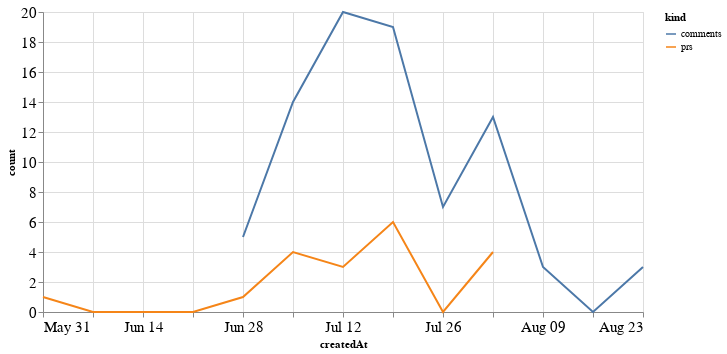

Here is the notebook cell this chart was saved with:
### Code cell
alt.Chart(total_time, width=600).mark_line().encode(
    x='createdAt',
    y='count',
    color='kind'
)

### Figure 1 — Vega-Lite specification as saved in the notebook (floating-point values rounded to 4 significant figures)
{"config": {"axisLeft": {"labelFontSize": 15}, "axisBottom": {"labelFontSize": 15}}, "data": {"name": "data-bb36aa78132310e646316fb3689d0302"}, "mark": "line", "encoding": {"color": {"type": "nominal", "field": "kind"}, "x": {"type": "temporal", "field": "createdAt"}, "y": {"type": "quantitative", "field": "count"}}, "width": 600, "$schema": "https://vega.github.io/schema/vega-lite/v4.8.1.json", "datasets": {"data-bb36aa78132310e646316fb3689d0302": [{"createdAt": "2020-05-31T00:00:00", "kind": "prs", "count": 1.0}, {"createdAt": "2020-06-07T00:00:00", "kind": "prs", "count": 0.0}, {"createdAt": "2020-06-14T00:00:00", "kind": "prs", "count": 0.0}, {"createdAt": "2020-06-21T00:00:00", "kind": "prs", "count": 0.0}, {"createdAt": "2020-06-28T00:00:00", "kind": "prs", "count": 1.0}, {"createdAt": "2020-07-05T00:00:00", "kind": "prs", "count": 4.0}, {"createdAt": "2020-07-12T00:00:00", "kind": "prs", "count": 3.0}, {"createdAt": "2020-07-19T00:00:00", "kind": "prs", "count": 6.0}, {"createdAt": "2020-07-26T00:00:00", "kind": "prs", "count": 0.0}, {"createdAt": "2020-08-02T00:00:00", "kind": "prs", "count": 4.0}, {"createdAt": "2020-08-09T00:00:00", "kind": "prs", "count": null}, {"createdAt": "2020-08-16T00:00:00", "kind": "prs", "count": null}, {"createdAt": "2020-08-23T00:00:00", "kind": "prs", "count": null}, {"createdAt": "2020-05-31T00:00:00", "kind": "comments", "count": null}, {"createdAt": "2020-06-07T00:00:00", "kind": "comments", "count": null}, {"createdAt": "2020-06-14T00:00:00", "kind": "comments", "count": null}, {"createdAt": "2020-06-21T00:00:00", "kind": "comments", "count": null}, {"createdAt": "2020-06-28T00:00:00", "kind": "comments", "count": 5.0}, {"createdAt": "2020-07-05T00:00:00", "kind": "comments", "count": 14.0}, {"createdAt": "2020-07-12T00:00:00", "kind": "comments", "count": 20.0}, {"createdAt": "2020-07-19T00:00:00", "kind": "comments", "count": 19.0}, {"createdAt": "2020-07-26T00:00:00", "kind": "comments", "count": 7.0}, {"createdAt": "2020-08-02T00:00:00", "kind": "comments", "count": 13.0}, {"createdAt": "2020-08-09T00:00:00", "kind": "comments", "count": 3.0}, {"createdAt": "2020-08-16T00:00:00", "kind": "comments", "count": 0.0}, {"createdAt": "2020-08-23T00:00:00", "kind": "comments", "count": 3.0}]}}
